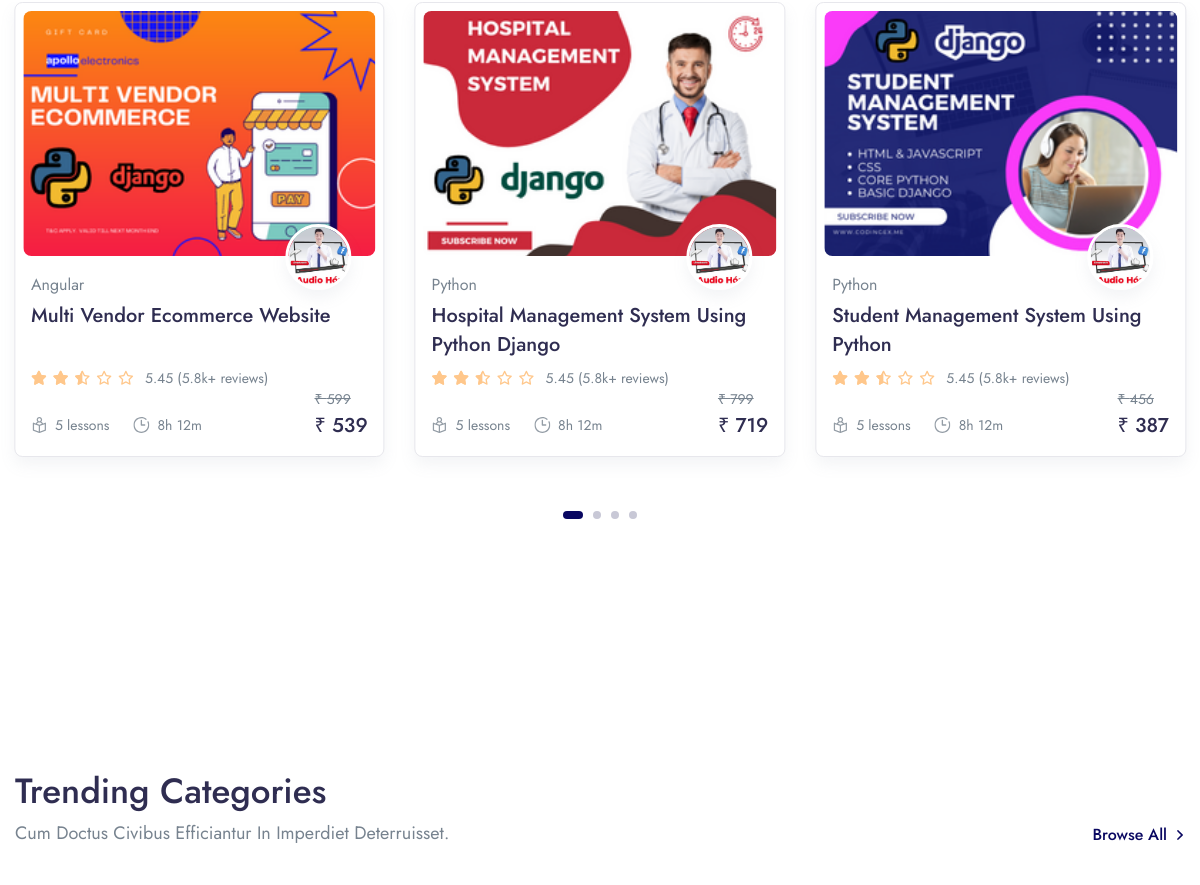
Before: / (middle part) with the older database file.
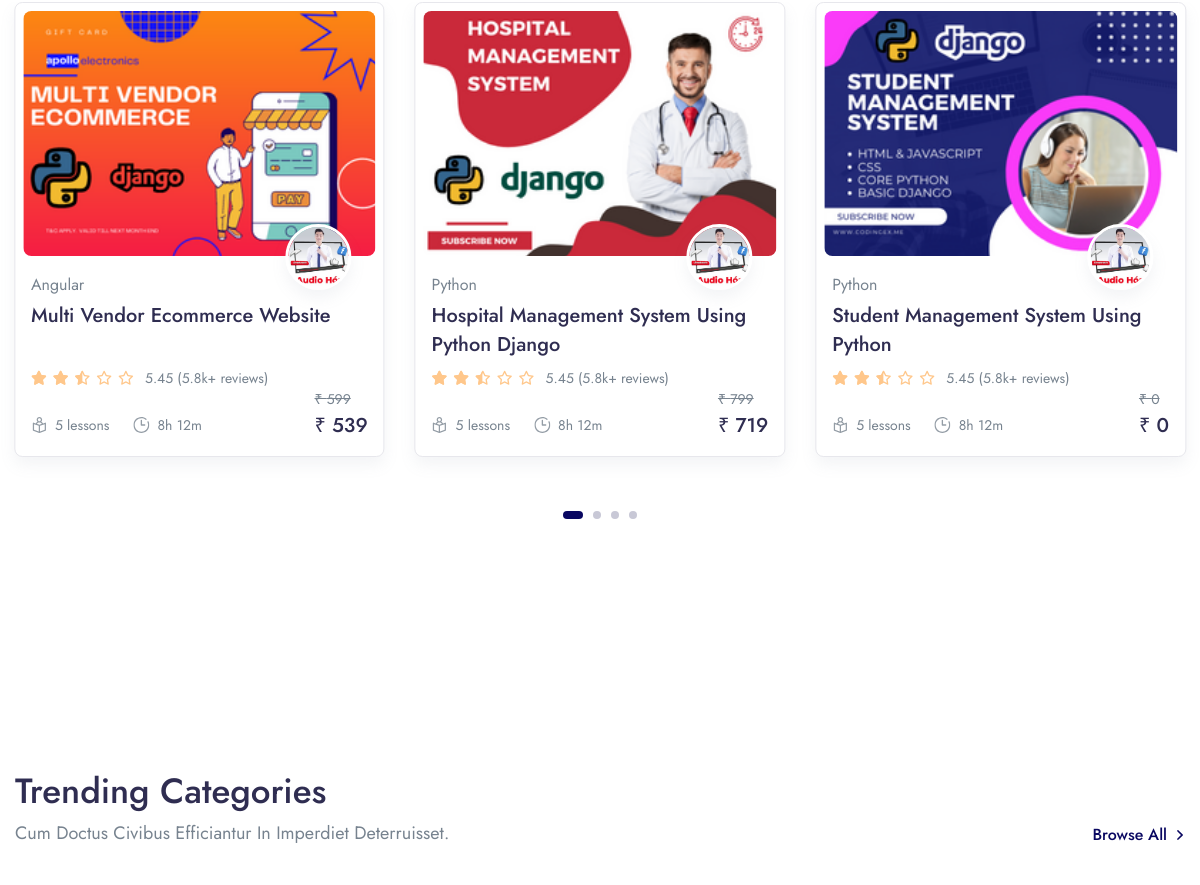
After: the same page with the newer database file.
### app/models.py (models this page shows, shortened)
class Course(models.Model):
    STATUS = (
        ('PUBLISH','PUBLISH'),
        ('DRAFT', 'DRAFT'),
    )
    featured_image = models.ImageField(upload_to="Media/featured_img",null=True)
    featured_video = models.CharField(max_length=300,null=True)
    title = models.CharField(max_length=500)
    created_at = models.DateField(auto_now_add=True)
    author = models.ForeignKey(Author,on_delete=models.CASCADE,null=True)
    category = models.ForeignKey(Categories,on_delete=models.CASCADE)
    level = models.ForeignKey(Level,on_delete=models.CASCADE,null=True)
    description = models.TextField()
    price = models.IntegerField(null=True,default=0)
    discount = models.IntegerField(null=True)
    slug = models.SlugField(default='', max_length=500, null=True, blank=True)
    status = models.CharField(choices=STATUS,max_length=100,null=True)

class Author(models.Model):
    author_profile = models.ImageField(upload_to="Media/author")
    name = models.CharField(max_length=100, null=True)
    about_author = models.TextField()

class Categories(models.Model):
    icon = models.CharField(max_length=200,null=True)
    name = models.CharField(max_length=200)
    def __str__(self):
        return self.name

### LMS/views.py (the view)
# urls.py: path('', views.HOME, name='home'),
def HOME(request):
    category = Categories.objects.all().order_by('id')[0:5]
    course = Course.objects.filter(status= 'PUBLISH').order_by('-id')
    context ={
        'category' :category,
        'course' :course,
    }
    return render(request,'Main/Home.html',context)

### app/templatetags/course_tags.py (called while the page is built)
@register.simple_tag
def discount_calculation(price, discount):
    if discount is None or discount is 0:
        return price
    sellprice = price
    sellprice = price - (price * discount / 100)
    return math.floor(sellprice)

### templates/Main/Home.html (shortened to what the changed rows need)
{% extends 'base.html' %}
{% load static %}
{% block content %}
{% load course_tags %}
<section class="pt-5 pb-9 py-md-11 bg-white">
    <div class="container container-wd">
        <div class="tab-content flickity-tab" id="pills-tabContent">
            <div class="tab-pane fade show active" id="pills-all" role="tabpanel" aria-labelledby="pills-all-tab">
                <div class="mx-n4 flickity-button-outset"
                     data-flickity='{"pageDots": true, "prevNextButtons": true, "cellAlign": "left", "wrapAround": true, "imagesLoaded": true}'>
                    {% for i in course %}
                    <div class="col-12 col-md-6 col-xl-4 col-wd-3 pb-4 pb-md-7"
                         style="padding-right:15px;padding-left:15px;">
                        <div class="card border shadow p-2 rounded-lg sk-fade">
                            <div class="card-zoom position-relative">
                                <a href="course-single-v5.html" class="card-img sk-thumbnail img-ratio-9 d-block">
                                    <img class="rounded shadow-light-lg" src="{{i.featured_image}}" alt="...">
                                </a>
                            </div>
                            <div class="card-footer px-2 pb-2 mb-1 pt-4 position-relative">
                                <a href="course-single-v5.html" class="d-block">
                                    <div class="avatar avatar-xl badge-float position-absolute top-0 right-0 mt-n6 me-5 rounded-circle shadow border border-white border-w-lg">
                                        <img src="{{i.author.author_profile}}" alt="..."
                                             class="avatar-img rounded-circle">
                                    </div>
                                </a>
                                <a href="course-single-v5.html"><span class="mb-1 d-inline-block text-gray-800">{{i.category.name}}</span></a>
                                <div class="position-relative">
                                    <a href="course-single-v5.html" class="d-block stretched-link"><h4
                                            class="line-clamp-2 h-md-48 h-lg-58 me-md-6 me-lg-10 me-xl-4 mb-2">
                                        {{i.title}}</h4></a>
                                    <div class="d-lg-flex align-items-end flex-wrap mb-n1">
                                        <div class="star-rating mb-2 mb-lg-0 me-lg-3">
                                            <div class="rating" style="width:50%;"></div>
                                        </div>
                                        <div class="font-size-sm">
                                            <span>5.45 (5.8k+ reviews)</span>
                                        </div>
                                    </div>
                                    <div class="row mx-n2 align-items-end">
                                        <div class="col px-2">
                                            <ul class="nav mx-n3">
                                                <li class="nav-item px-3">
                                                    <div class="d-flex align-items-center">
                                                        <div class="me-2 d-flex icon-uxs text-secondary">
                                                        </div>
                                                        <div class="font-size-sm">5 lessons</div>
                                                    </div>
                                                </li>
                                                <li class="nav-item px-3">
                                                    <div class="d-flex align-items-center">
                                                        <div class="me-2 d-flex icon-uxs text-secondary">
                                                        </div>
                                                        <div class="font-size-sm">8h 12m</div>
                                                    </div>
                                                </li>
                                            </ul>
                                        </div>
                                        <div class="col-auto px-2 text-right">
                                            <del class="font-size-sm">₹ {{i.price}}</del>
                                            <ins class="h4 mb-0 d-block mb-lg-n1">₹
                                                {% discount_calculation i.price i.discount %}
                                            </ins>
                                        </div>
                                    </div>
                                </div>
                            </div>
                        </div>
                    </div>
                    {% endfor %}
                </div>
            </div>
        </div>
    </div>
</section>
<section class="py-5 py-md-8 bg-white">
    <div class="container container-wd">
        <div class="row align-items-end mb-md-7 mb-4">
            <div class="col-md mb-4 mb-md-0">
                <h1 class="mb-1">Trending Categories</h1>
            </div>
        </div>
    </div>
</section>
{% endblock %}

Changed rows visible on the page:
changed Course "Student Management System Using Python": price "456" → "0"; price+discount "387" → "0"
